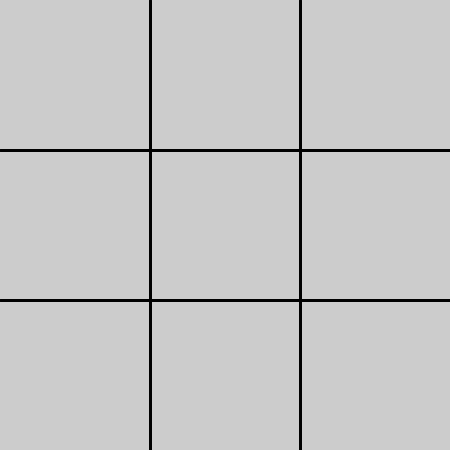
Frame 1 (no input)
Frame 60 (the mouse pressed at the canvas centre just before this capture): identical to frame 1, image omitted
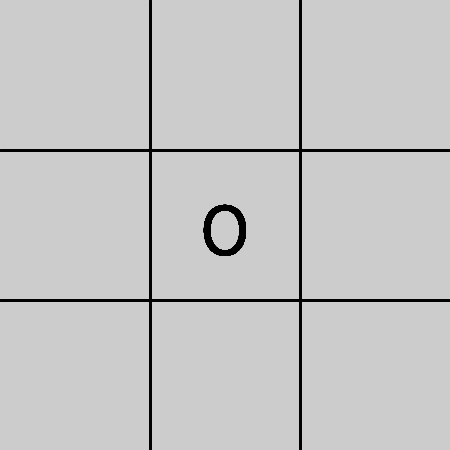
Frame 120 (the mouse held since frame 60 and released just before this capture)

The Processing sketch that drew these frames (run headless with seeded random() and noise(); from frame 60 on, the mouse is pressed at the canvas centre):

// Processing sketch: tic_tac_toe
// ── tic_tac_toe.pde
PVector[] tiles = new PVector[9];
char[] piece = new char[9];
boolean turn = true; //true:O, false:X
int[][] wins = {
        {0,1,2},
        {3,4,5},
        {6,7,8},
        {0,3,6},
        {1,4,7},
        {2,5,8},
        {0,4,8},
        {2,4,6}
        };
int[] winner;

void setup() {
  size(450,450);
  textSize(75);
  textAlign(CENTER);
  strokeWeight(3);
  line(width/3,0,width/3,height);
  line(width/3*2,0,width/3*2,height);
  line(0,height/3,width,height/3);
  line(0,height/3*2,width,height/3*2);
  for (int i=0; i<9; i++)
      tiles[i] = new PVector(75+i%3*150,75+i/3*150);
}

void draw() {
  for (int i=0; i<9; i++) {
    if (piece[i] != 0) {
      boolean found = false;
      if (winner != null) {
        for (int num : winner) {
          if (num == i) {
            found = true;
            break;
          }
        }
      }
      if (found)
        fill(255,0,0);
      else
        fill(0);
      text(piece[i],tiles[i].x,tiles[i].y+30);
    }
  }
}

void mousePressed() {
  float x = mouseX;
  float y = mouseY;
  for (int i=0; i<9; i++) {
    if (tiles[i].x-75<x && x<tiles[i].x+75
      && tiles[i].y-75<y && y<tiles[i].y+75) {
      if (piece[i] == 0) {
        if (turn) {
          piece[i] = 'O';
          turn = false;
        } else {
          piece[i] = 'X';
          turn = true;
        }
      }
    }
  }
  if (winner == null)
    check();
}

void check() {
  for (int i=0; i<wins.length; i++) {
    int a = wins[i][0];
    int b = wins[i][1];
    int c = wins[i][2];
    if (piece[a]!=0
      && piece[a]==piece[b]
      && piece[a]==piece[c])
      winner = wins[i];
  }
}
